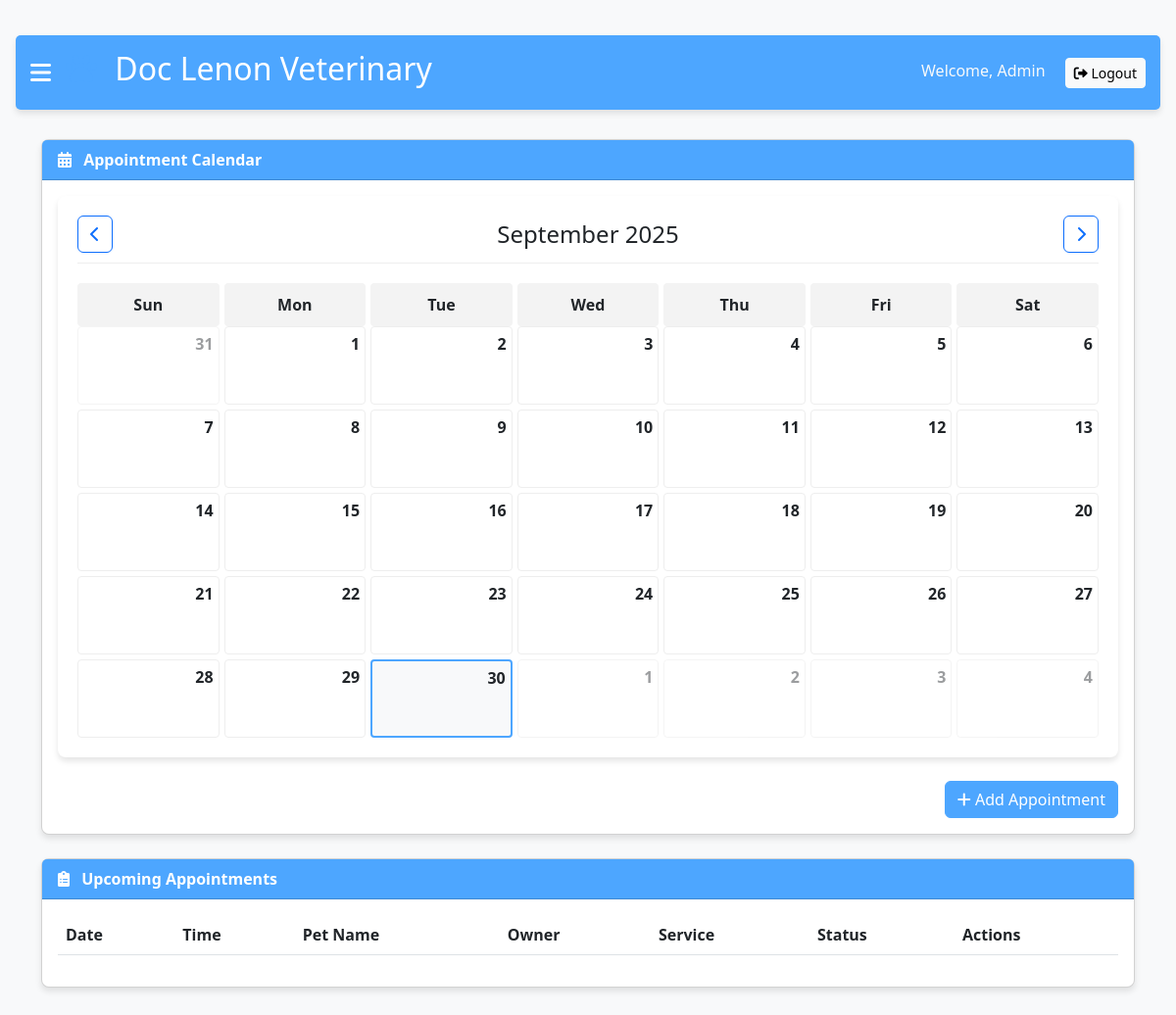
/c2.php (signed in), run on an earlier commit of the app's database.
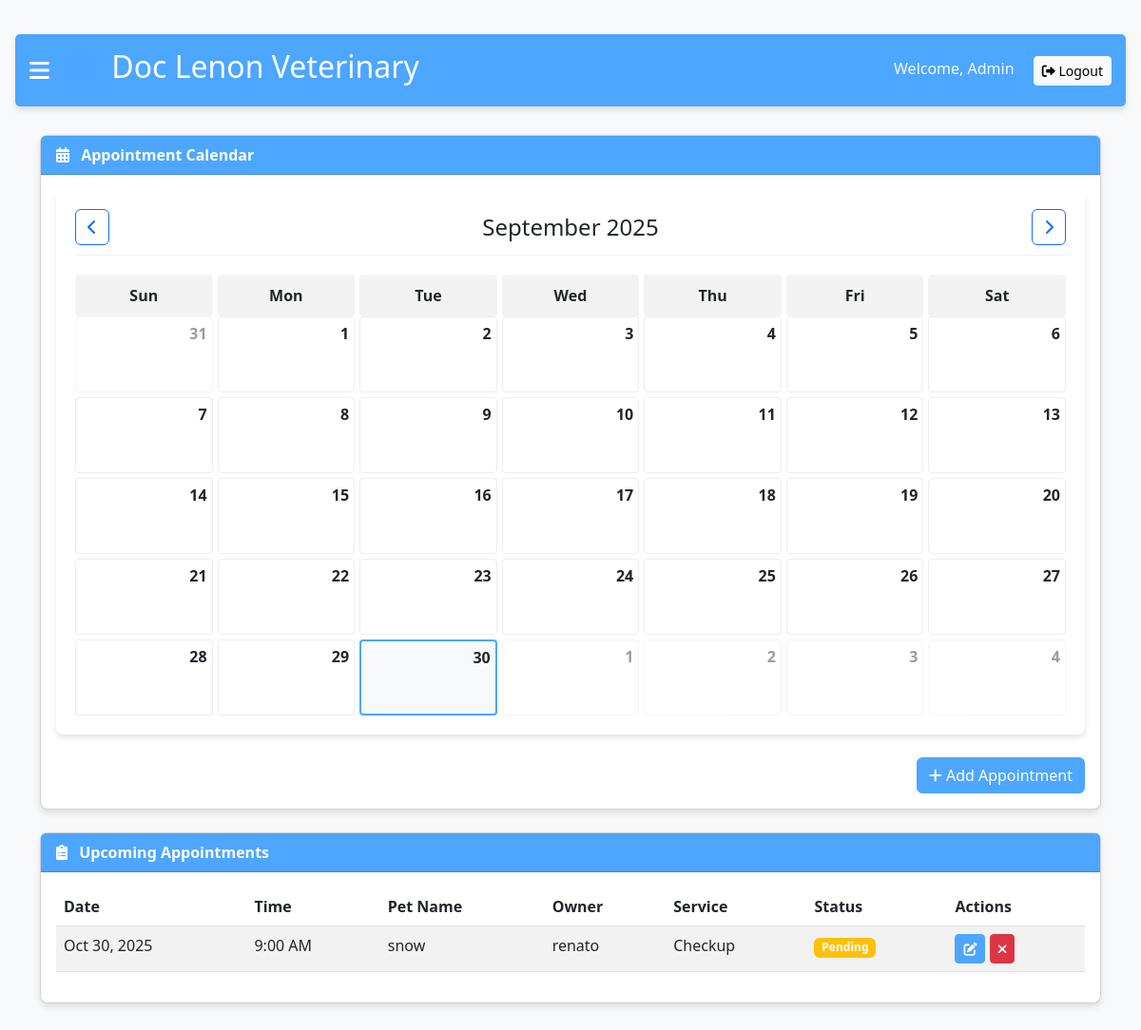
And on a later commit of the database.
### tables this page shows
CREATE TABLE `appointments` (
  `id` int(11) NOT NULL,
  `appointment_date` date NOT NULL,
  `appointment_time` time NOT NULL,
  `pet_name` varchar(100) NOT NULL,
  `pet_type` varchar(50) NOT NULL,
  `owner_name` varchar(100) NOT NULL,
  `owner_phone` varchar(20) NOT NULL,
  `service_type` varchar(50) NOT NULL,
  `notes` text DEFAULT NULL,
  `status` varchar(20) DEFAULT 'Pending',
  `created_at` timestamp NOT NULL DEFAULT current_timestamp()
);

### c2.php (the view, shortened to what the changed rows need)
<?php
$servername = "localhost";
$username = "root";
$password = "";
$dbname = "taho";
$conn = new mysqli($servername, $username, $password, $dbname);
$year = isset($_GET['year']) ? intval($_GET['year']) : date('Y');
$month = isset($_GET['month']) ? intval($_GET['month']) : date('n');
$firstDayOfMonth = mktime(0, 0, 0, $month, 1, $year);
$numberDays = date('t', $firstDayOfMonth);
$dateComponents = getdate($firstDayOfMonth);
$dayOfWeek = $dateComponents['wday'];
$sql = "SELECT * FROM appointments";
$result = $conn->query($sql);
$upcomingAppointments = [];
$sql = "SELECT * FROM appointments WHERE appointment_date >= CURDATE() ORDER BY appointment_date, appointment_time LIMIT 10";
$result = $conn->query($sql);
if ($result && $result->num_rows > 0) {
    while ($row = $result->fetch_assoc()) {
        $upcomingAppointments[] = [
            'date' => date('M d, Y', strtotime($row['appointment_date'])),
            'time' => date('g:i A', strtotime($row['appointment_time'])),
            'pet_name' => $row['pet_name'],
            'owner' => $row['owner_name'],
            'service' => $row['service_type'],
            'status' => 'Pending'
        ];
    }
}
?>
<!DOCTYPE html>
<html lang="en">
<head>
    <link href="https://cdn.jsdelivr.net/npm/bootstrap@5.3.0-alpha1/dist/css/bootstrap.min.css" rel="stylesheet">
    <link rel="stylesheet" href="https://cdnjs.cloudflare.com/ajax/libs/font-awesome/6.0.0/css/all.min.css">
</head>
<body>
    <div id="main" class="main-content">
        <div class="admin-header">
            <div class="d-flex align-items-center">
                <h2><i class="fas fa-paw paw-logo"></i> Doc Lenon Veterinary</h2>
            </div>
        </div>
        <div class="container">
            <div class="row">
                <div class="col-md-12">
                    <div class="card mb-4">
                        <div class="card-body">
                            <div class="calendar">
                                <div class="calendar-dates">
                                    <?php
                                    for ($i = 0; $i < $dayOfWeek; $i++) {
                                        $lastMonthDay = date('j', strtotime('last day of previous month', $firstDayOfMonth));
                                        $dayNum = $lastMonthDay - $dayOfWeek + $i + 1;
                                        echo '<div class="calendar-date text-muted">';
                                        echo '<div class="date-number">' . $dayNum . '</div>';
                                        echo '</div>';
                                    }
                                    for ($day = 1; $day <= $numberDays; $day++) {
                                        $currentDate = sprintf('%04d-%02d-%02d', $year, $month, $day);
                                        $isToday = ($year == date('Y') && $month == date('n') && $day == date('j'));
                                        $class = 'calendar-date';
                                        if ($isToday) $class .= ' today';
                                        echo '<div class="' . $class . '" data-date="' . $currentDate . '" onclick="showAppointments(\'' . $currentDate . '\')">';
                                        echo '<div class="date-number">' . $day . '</div>';
                                        echo '</div>';
                                    }
                                    $totalCells = $dayOfWeek + $numberDays;
                                    $remainingCells = 7 - ($totalCells % 7);
                                    if ($remainingCells < 7) {
                                        for ($i = 1; $i <= $remainingCells; $i++) {
                                            echo '<div class="calendar-date text-muted">';
                                            echo '<div class="date-number">' . $i . '</div>';
                                            echo '</div>';
                                        }
                                    }
                                    ?>
                                </div>
                            </div>
                        </div>
                    </div>
                    <div class="card">
                        <div class="card-body">
                            <div class="table-responsive">
                                <table class="table table-striped">
                                    <thead>
                                        <tr>
                                            <th>Date</th>
                                            <th>Time</th>
                                            <th>Pet Name</th>
                                            <th>Owner</th>
                                            <th>Service</th>
                                            <th>Status</th>
                                            <th>Actions</th>
                                        </tr>
                                    </thead>
                                    <tbody>
                                        <?php foreach ($upcomingAppointments as $appointment): ?>
                                            <tr>
                                                <td><?php echo $appointment['date']; ?></td>
                                                <td><?php echo $appointment['time']; ?></td>
                                                <td><?php echo $appointment['pet_name']; ?></td>
                                                <td><?php echo $appointment['owner']; ?></td>
                                                <td><?php echo $appointment['service']; ?></td>
                                                <td>
                                                    <span class="badge bg-warning"><?php echo $appointment['status']; ?></span>
                                                </td>
                                                <td>
                                                    <button class="btn btn-sm btn-primary" title="Edit">
                                                        <i class="fas fa-edit"></i>
                                                    </button>
                                                    <button class="btn btn-sm btn-danger" title="Cancel">
                                                        <i class="fas fa-times"></i>
                                                    </button>
                                                </td>
                                            </tr>
                                        <?php endforeach; ?>
                                    </tbody>
                                </table>
                            </div>
                        </div>
                    </div>
                </div>
            </div>
        </div>
    </div>
</body>
</html>

What changed in the data, as far as the page shows it:
added appointments: date "Oct 30, 2025", time "9:00 AM", pet_name "snow", owner_name "renato", service_type "Checkup", status "Pending"
